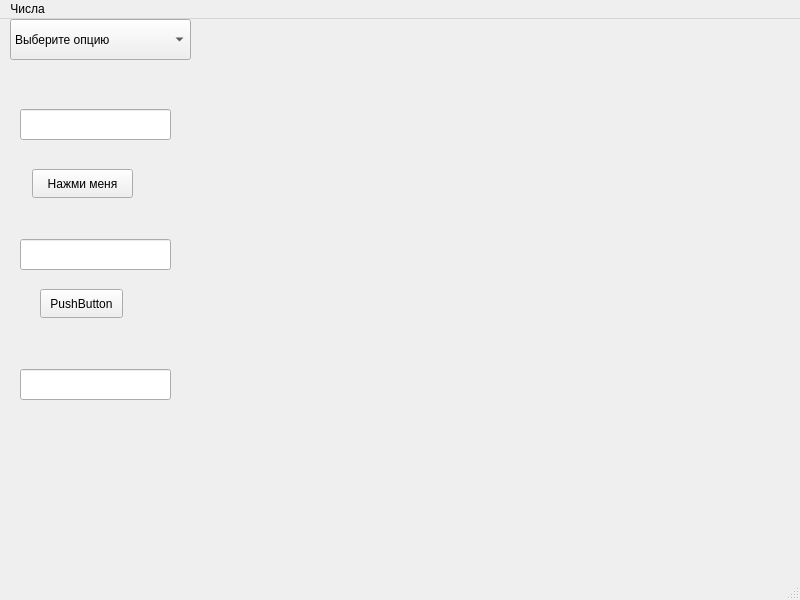
<?xml version="1.0" encoding="UTF-8"?>
<ui version="4.0">
 <class>MainWindow</class>
 <widget class="QMainWindow" name="MainWindow">
  <property name="enabled">
   <bool>true</bool>
  </property>
  <property name="geometry">
   <rect>
    <x>0</x>
    <y>0</y>
    <width>800</width>
    <height>600</height>
   </rect>
  </property>
  <property name="windowTitle">
   <string>MainWindow</string>
  </property>
  <widget class="QWidget" name="centralwidget">
   <widget class="QComboBox" name="comboBox">
    <property name="geometry">
     <rect>
      <x>10</x>
      <y>0</y>
      <width>181</width>
      <height>41</height>
     </rect>
    </property>
    <item>
     <property name="text">
      <string>Выберите опцию</string>
     </property>
    </item>
    <item>
     <property name="text">
      <string>Простые числа</string>
     </property>
    </item>
    <item>
     <property name="text">
      <string>Синус</string>
     </property>
    </item>
    <item>
     <property name="text">
      <string>Квадратные уравнения</string>
     </property>
    </item>
   </widget>
   <widget class="QLineEdit" name="Text1">
    <property name="enabled">
     <bool>true</bool>
    </property>
    <property name="geometry">
     <rect>
      <x>20</x>
      <y>90</y>
      <width>151</width>
      <height>31</height>
     </rect>
    </property>
   </widget>
   <widget class="QLineEdit" name="Text2">
    <property name="geometry">
     <rect>
      <x>20</x>
      <y>220</y>
      <width>151</width>
      <height>31</height>
     </rect>
    </property>
   </widget>
   <widget class="QLineEdit" name="Text3">
    <property name="geometry">
     <rect>
      <x>20</x>
      <y>350</y>
      <width>151</width>
      <height>31</height>
     </rect>
    </property>
   </widget>
   <widget class="QLabel" name="label">
    <property name="geometry">
     <rect>
      <x>250</x>
      <y>90</y>
      <width>141</width>
      <height>51</height>
     </rect>
    </property>
    <property name="text">
     <string/>
    </property>
   </widget>
   <widget class="QPushButton" name="Button1">
    <property name="geometry">
     <rect>
      <x>32</x>
      <y>150</y>
      <width>101</width>
      <height>29</height>
     </rect>
    </property>
    <property name="text">
     <string>Нажми меня</string>
    </property>
   </widget>
   <widget class="QPushButton" name="Button2">
    <property name="geometry">
     <rect>
      <x>40</x>
      <y>270</y>
      <width>83</width>
      <height>29</height>
     </rect>
    </property>
    <property name="text">
     <string>PushButton</string>
    </property>
   </widget>
  </widget>
  <widget class="QMenuBar" name="menubar">
   <property name="geometry">
    <rect>
     <x>0</x>
     <y>0</y>
     <width>800</width>
     <height>25</height>
    </rect>
   </property>
   <widget class="QMenu" name="menu">
    <property name="title">
     <string>Числа</string>
    </property>
   </widget>
   <addaction name="menu"/>
  </widget>
  <widget class="QStatusBar" name="statusbar"/>
 </widget>
 <resources/>
 <connections/>
</ui>
